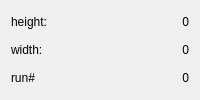
        <widget class="QWidget" name="TabPage">
         <attribute name="title">
          <string>Caress</string>
         </attribute>
         <layout class="QGridLayout">
          <item row="0" column="0">
           <widget class="QLabel" name="textLabel1_12">
            <property name="text">
             <string>height:</string>
            </property>
            <property name="wordWrap">
             <bool>false</bool>
            </property>
           </widget>
          </item>
          <item row="1" column="0">
           <widget class="QLabel" name="textLabel1_12_2">
            <property name="text">
             <string>width:</string>
            </property>
            <property name="wordWrap">
             <bool>false</bool>
            </property>
           </widget>
          </item>
          <item row="2" column="0">
           <widget class="QLabel" name="textLabel1_12_2_2">
            <property name="text">
             <string>run#</string>
            </property>
            <property name="wordWrap">
             <bool>false</bool>
            </property>
           </widget>
          </item>
          <item row="0" column="1">
           <widget class="QLabel" name="caressHeight">
            <property name="text">
             <string>&lt;p align=&quot;right&quot;&gt;0&lt;/p&gt;</string>
            </property>
            <property name="wordWrap">
             <bool>false</bool>
            </property>
           </widget>
          </item>
          <item row="1" column="1">
           <widget class="QLabel" name="caressWidth">
            <property name="text">
             <string>&lt;p align=&quot;right&quot;&gt;0&lt;/p&gt;</string>
            </property>
            <property name="wordWrap">
             <bool>false</bool>
            </property>
           </widget>
          </item>
          <item row="2" column="1">
           <widget class="QLabel" name="caressRun">
            <property name="text">
             <string>&lt;p align=&quot;right&quot;&gt;0&lt;/p&gt;</string>
            </property>
            <property name="wordWrap">
             <bool>false</bool>
            </property>
           </widget>
          </item>
         </layout>
        </widget>
